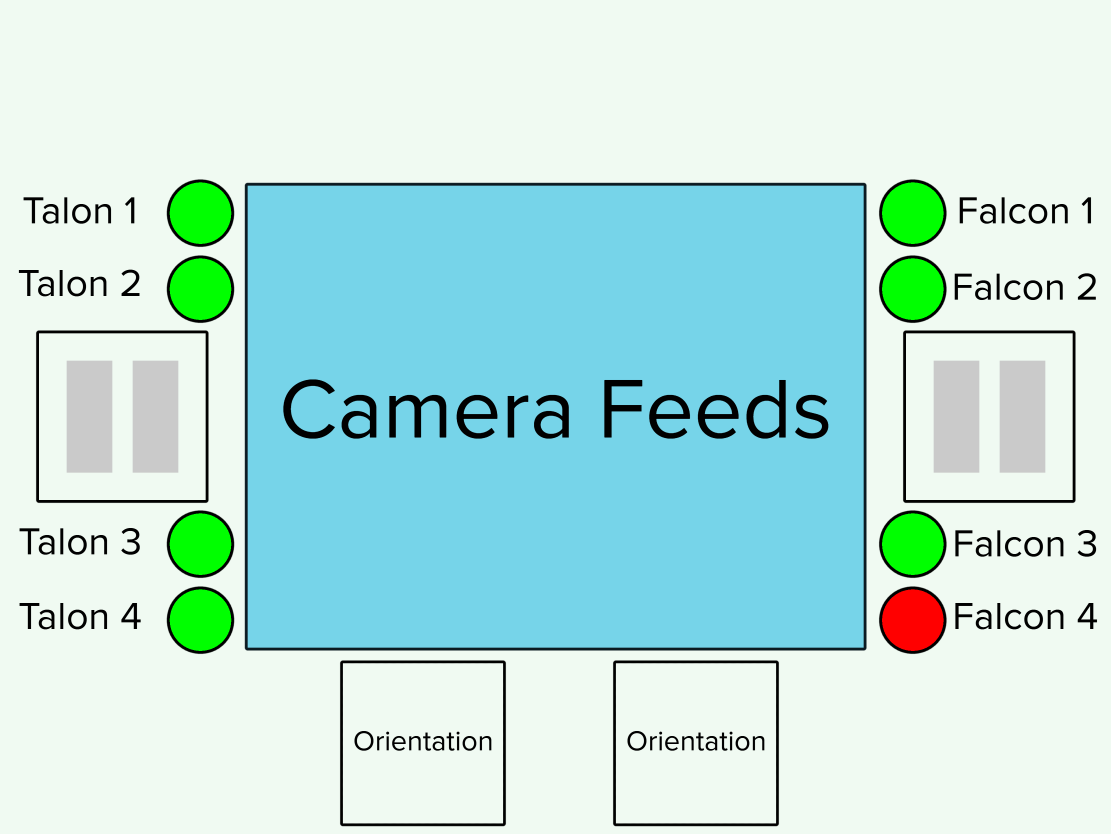
#> input picture Misc/GUI Middle Screen Revamp prototype.png, 3333 x 2500 px, given in place of the camera (shown at 1/3 size)
$ python Homography.py
#> lines starting #> are read from the running program, lines starting #| are printed output that depends on the picture
import cv2
import numpy as np

# Capture one frame from each camera (adapt these paths as needed)
zed_cap = cv2.VideoCapture("/dev/video0")      # or use ZED SDK grab
rs_cap  = cv2.VideoCapture("/dev/video2")      # RealSense RGB camera

ret1, img_zed = zed_cap.read()
#> img_zed is the input picture: shape (2500, 3333, 3); mean B, G, R 223.3, 227.6, 188.4
ret2, img_rs  = rs_cap.read()
zed_cap.release()
rs_cap.release()

if not (ret1 and ret2):
    raise RuntimeError("Could not capture from both cameras")

# Resize both so heights match
h_target = 720
scale1 = h_target / img_zed.shape[0]
#> scale1 = 0.288
scale2 = h_target / img_rs.shape[0]
#> scale2 = 0.288
zed  = cv2.resize(img_zed, None, fx=scale1, fy=scale1)
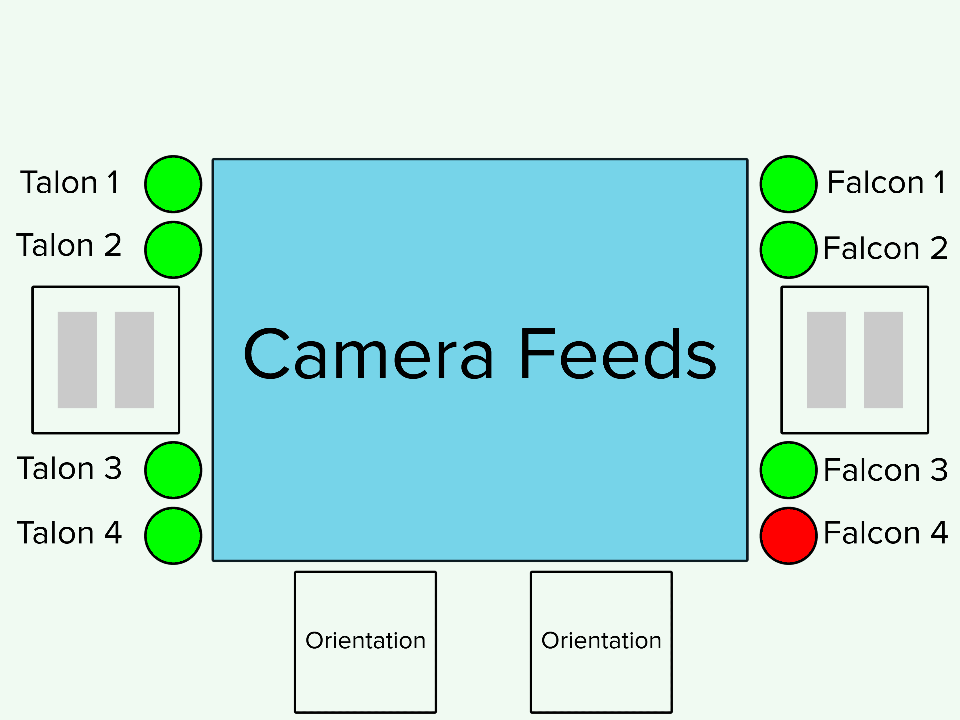
#> zed: shape (720, 960, 3); mean B, G, R 223.3, 227.6, 188.4
rs   = cv2.resize(img_rs, None, fx=scale2, fy=scale2)

# Convert to gray for feature detection
zed_gray = cv2.cvtColor(zed, cv2.COLOR_BGR2GRAY)
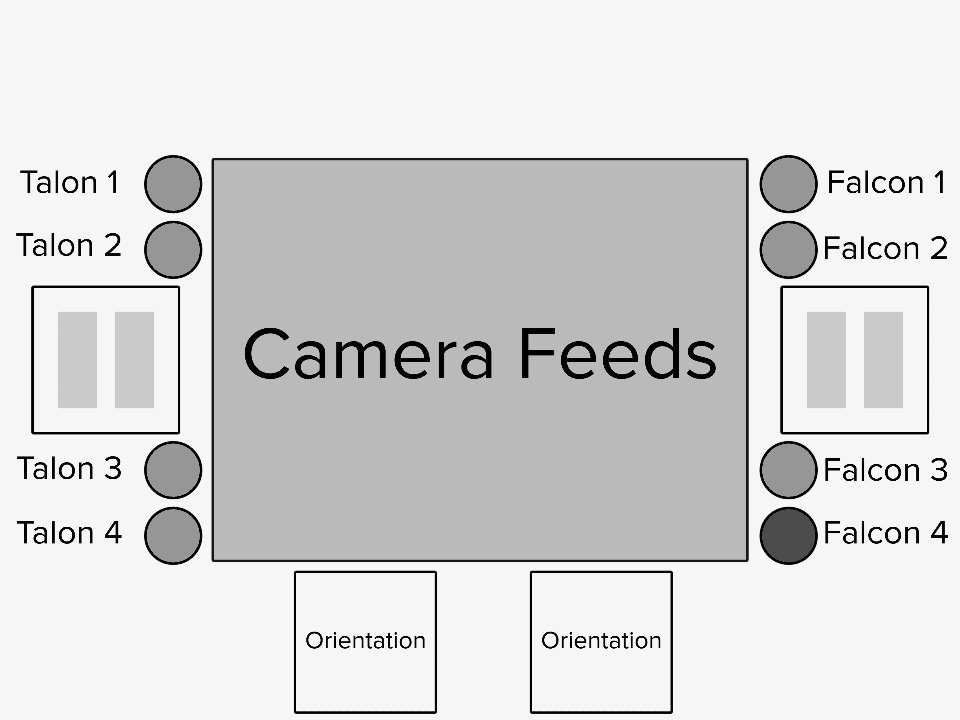
#> zed_gray: shape (720, 960); min 0, max 246, mean 215.3
rs_gray  = cv2.cvtColor(rs,  cv2.COLOR_BGR2GRAY)

# Detect and match features
orb = cv2.ORB_create(2000)
kp1, des1 = orb.detectAndCompute(zed_gray, None)
#> kp1 = 2000 keypoints; strongest (x, y, size): (380, 639, 31), (616, 639, 31), (297, 574, 31), (533, 574, 31)
kp2, des2 = orb.detectAndCompute(rs_gray, None)
#> kp2 has the same summary as kp1
matcher = cv2.BFMatcher(cv2.NORM_HAMMING, crossCheck=True)
matches = matcher.match(des1, des2)
#> matches = 2000 matches

# Keep good matches
matches = sorted(matches, key=lambda x: x.distance)
good = matches[:int(len(matches) * 0.15)]
#> good = 300 matches

pts1 = np.float32([kp1[m.queryIdx].pt for m in good])
#> pts1 = 300 pairs, first value 31 to 920, second value 159 to 648
pts2 = np.float32([kp2[m.trainIdx].pt for m in good])
#> pts2 has the same summary as pts1

H, mask = cv2.findHomography(pts2, pts1, cv2.RANSAC)
#> H = [[1, 3.07e-16, 2.58e-13], [-1.19e-16, 1, 9.11e-14], [-3.28e-19, 5.56e-19, 1]]; mask = 300 values from 1 to 1

print("Homography matrix:\n", H)
#| Homography matrix:
#|  [[ 1.00000000e+00  3.07261344e-16  2.58274881e-13]
#|  [-1.18931367e-16  1.00000000e+00  9.10611117e-14]
#|  [-3.28428043e-19  5.55610062e-19  1.00000000e+00]]
cv2.imwrite("zed_rs_matches.jpg",
            cv2.drawMatches(zed, kp1, rs, kp2, good, None,
                            flags=cv2.DrawMatchesFlags_NOT_DRAW_SINGLE_POINTS))
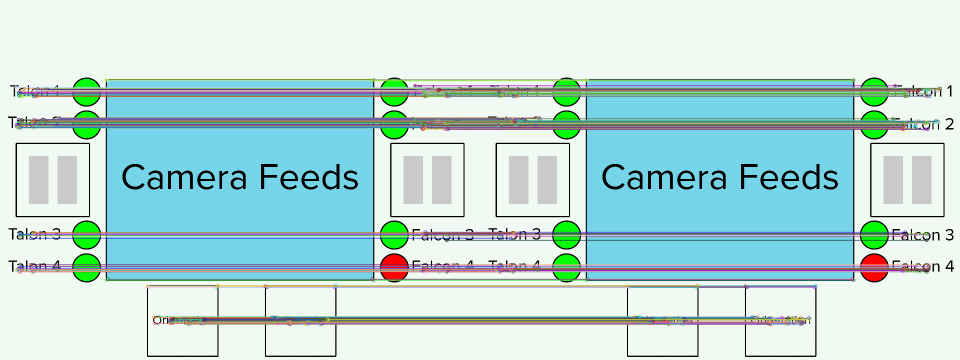
#> saved as zed_rs_matches.jpg: shape (720, 1920, 3) (shown at 1/2 size); mean B, G, R 216.5, 219.1, 187.6

# Save as YAML
fs = cv2.FileStorage("homography.yaml", cv2.FILE_STORAGE_WRITE)
fs.write("H", H)
fs.release()
print("Saved to homography.yaml")
